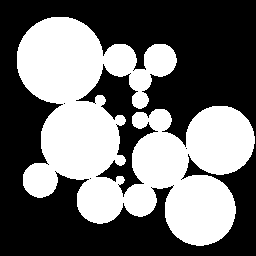
%> input picture Images/circles2.png, 256 x 256 px
$ octave q5.m   (GNU Octave 9; MATLAB toolbox functions it lacks are replaced by stand-ins)
%> lines starting %> are read from the running program, lines starting %| are printed output that depends on the picture; in (x1, y1, x2, y2) boxes, pixels count from 0 and x2, y2 are one past the last pixel; in counts of white or black regions, pixels touching at a corner belong together; the program's own positions count from 1
c=imread('circles2.png');
%> c is the input picture: size 256x256 uint8; 42.9% white; 1 white region, box (x1, y1, x2, y2) and area: (17, 17, 255, 246) 28135
subplot(3,5,3),imshow(c);
title('原圖');

a3=ones(3);
ca3=imerode(c,a3);
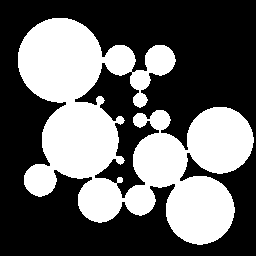
%> ca3: size 256x256 uint8; 39.2% white; 1 white region, box (x1, y1, x2, y2) and area: (18, 18, 254, 245) 25715
subplot(3,5,6),imshow(ca3);
title('3*3');

a4=ones(4);
ca4=imerode(c,a4);
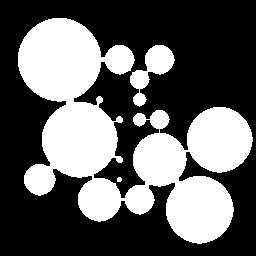
%> ca4: size 256x256 uint8; 37.4% white; 3 white regions, box (x1, y1, x2, y2) and area: (18, 18, 253, 244) 23366, (130, 45, 175, 107) 1124, (117, 177, 122, 182) 22
subplot(3,5,7),imshow(ca4);
title('4*4');

a5=ones(5);
ca5=imerode(c,a5);
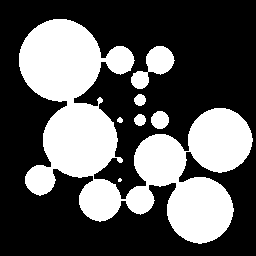
%> ca5: size 256x256 uint8; 35.6% white; 7 white regions (1 under 20 px), largest, box (x1, y1, x2, y2) and area: (19, 19, 253, 244) 21919, (131, 46, 175, 89) 887, (151, 111, 169, 129) 254, (134, 94, 146, 106) 110, (134, 114, 146, 126) 110, (117, 117, 123, 123) 27
subplot(3,5,8),imshow(ca5);
title('5*5');

a6=ones(6);
ca6=imerode(c,a6);
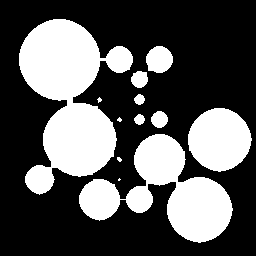
%> ca6: size 256x256 uint8; 33.8% white; 12 white regions (4 under 20 px), largest, box (x1, y1, x2, y2) and area: (19, 19, 133, 195) 10582, (79, 134, 233, 243) 7247, (188, 108, 252, 172) 3088
subplot(3,5,9),imshow(ca6);
title('6*6');

a7=ones(7);
ca7=imerode(c,a7);
%> ca7: size 256x256 uint8; 32.1% white; 13 white regions (4 under 20 px), largest, box (x1, y1, x2, y2) and area: (20, 20, 133, 194) 10160, (127, 135, 233, 243) 5645, (189, 109, 252, 172) 2961
subplot(3,5,10),imshow(ca7);
title('7*7');

a8=ones(8);
ca8=imerode(c,a8);
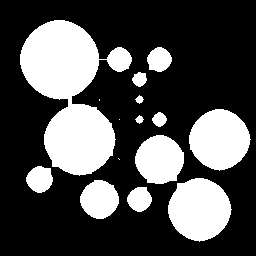
%> ca8: size 256x256 uint8; 30.5% white; 15 white regions (3 under 20 px), largest, box (x1, y1, x2, y2) and area: (20, 20, 132, 176) 9198, (168, 178, 232, 242) 3051, (189, 109, 251, 171) 2836
subplot(3,5,11),imshow(ca8);
title('8*8');

a9=ones(9);
ca9=imerode(c,a9);
%> ca9: size 256x256 uint8; 28.9% white; 13 white regions, largest, box (x1, y1, x2, y2) and area: (21, 21, 115, 175) 8429, (169, 179, 231, 241) 2924, (190, 110, 250, 170) 2713
subplot(3,5,12),imshow(ca9);
title('9*9');

a10=ones(10);
ca10=imerode(c,a10);
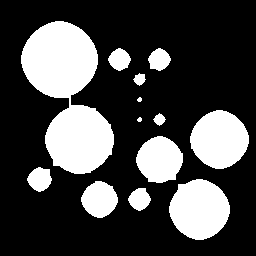
%> ca10: size 256x256 uint8; 27.4% white; 13 white regions (2 under 20 px), largest, box (x1, y1, x2, y2) and area: (21, 21, 114, 174) 8131, (169, 179, 230, 240) 2801, (190, 110, 249, 169) 2594
subplot(3,5,13),imshow(ca10);
title('10*10');

a11=ones(11);
ca11=imerode(c,a11);
%> ca11: size 256x256 uint8; 26% white; 13 white regions (2 under 20 px), largest, box (x1, y1, x2, y2) and area: (22, 22, 114, 174) 7835, (170, 180, 230, 240) 2680, (191, 111, 249, 169) 2477
subplot(3,5,14),imshow(ca11);
title('11*11');

a12=ones(12);
ca12=imerode(c,a12);
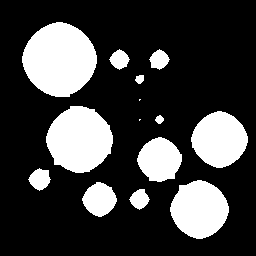
%> ca12: size 256x256 uint8; 24.6% white; 14 white regions (2 under 20 px), largest, box (x1, y1, x2, y2) and area: (22, 22, 97, 97) 4187, (46, 106, 113, 173) 3354, (170, 180, 229, 239) 2561
subplot(3,5,15),imshow(ca12);
title('12*12');

$ run again, with Images/bot_gardens.png copied over Images/circles2.png
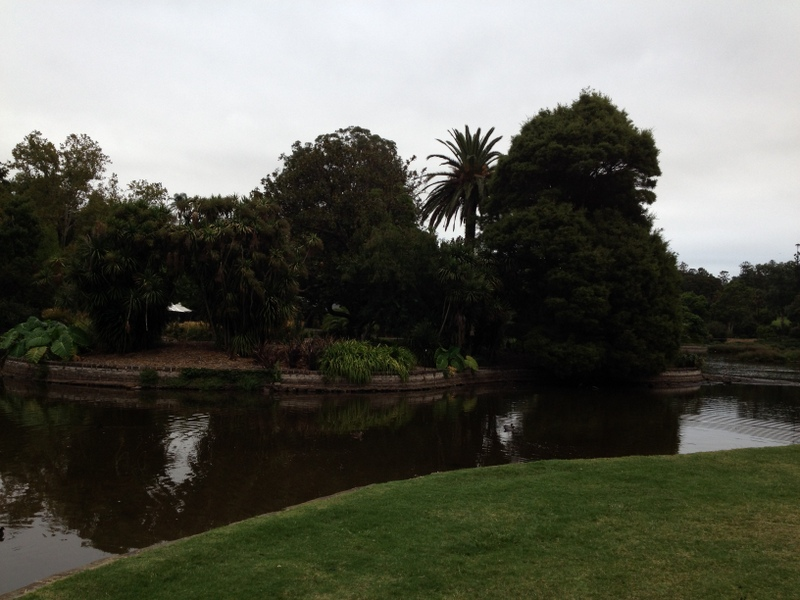
%> input picture Images/bot_gardens.png, 800 x 600 px
%> c is the input picture: size 600x800x3 uint8; mean R, G, B 91.9, 92.5, 82.9
%> `ca5=imerode(c,a5);`:
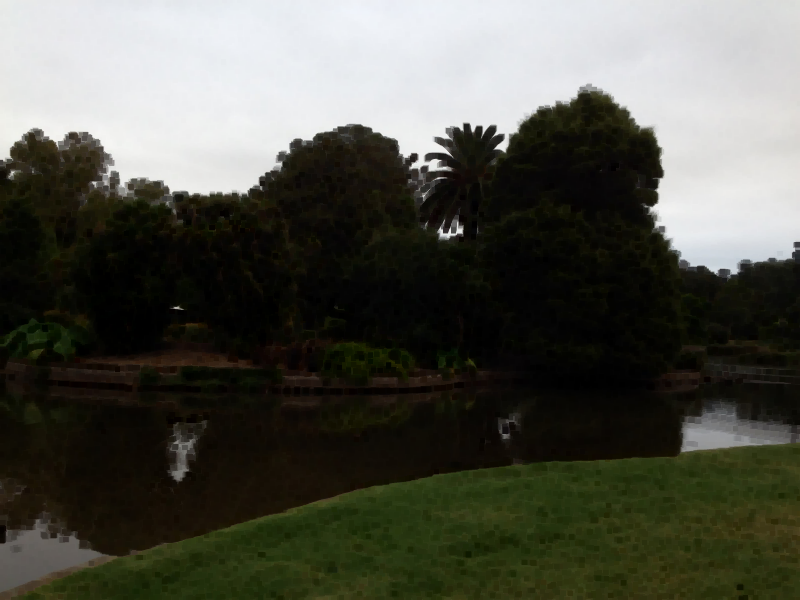
%> ca5: size 600x800x3 uint8; mean R, G, B 81.4, 82, 72.7
%> `ca12=imerode(c,a12);`:
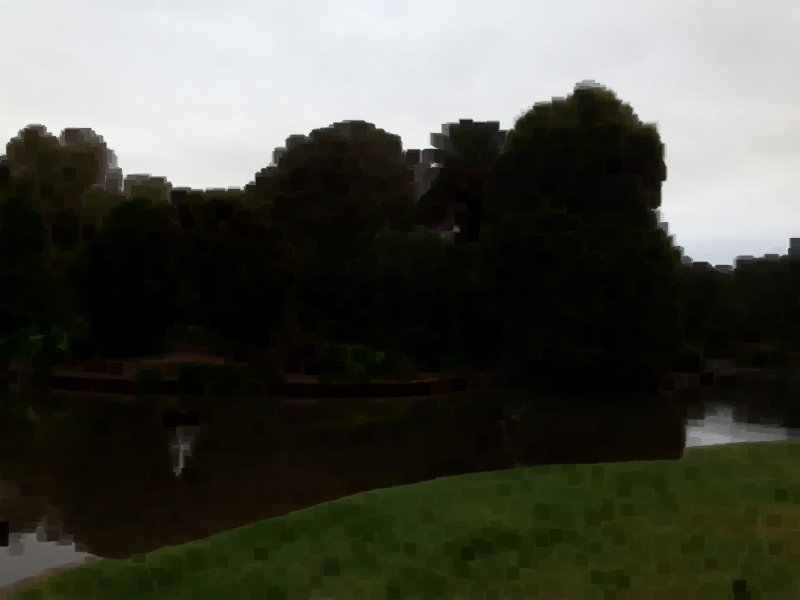
%> ca12: size 600x800x3 uint8; mean R, G, B 74.5, 75.2, 66.5
